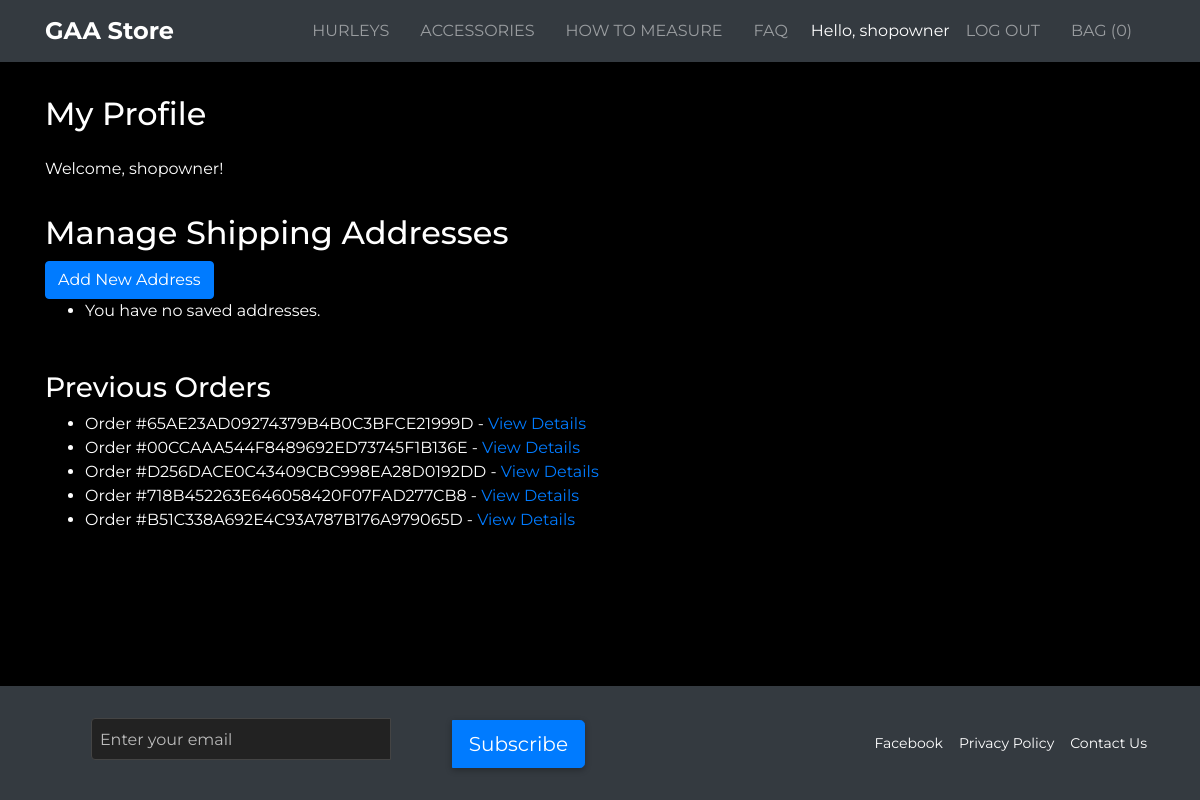
The page /profile/ (signed in) on the database as committed earlier.
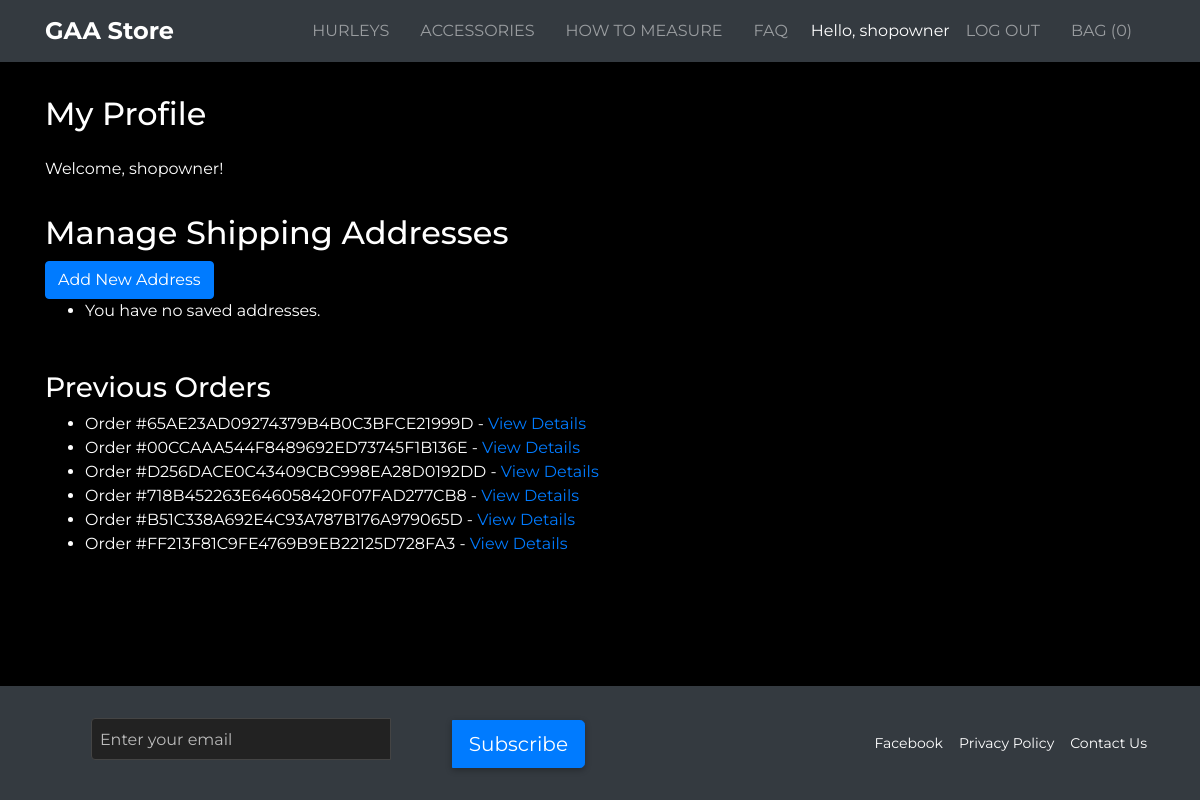
The same page on the database as committed later.
### checkout/models.py (models this page shows, shortened)
class Order(models.Model):
    order_number = models.CharField(max_length=32, null=False, editable=False)
    user_profile = models.ForeignKey(
        UserProfile, on_delete=models.CASCADE, null=True, blank=True)
    shipping_address = models.ForeignKey(
        ShippingAddress, null=True, blank=True, on_delete=models.SET_NULL)
    email = models.EmailField(null=False, blank=False)
    order_date = models.DateTimeField(auto_now_add=True)
    total_price = models.DecimalField(
        max_digits=10, decimal_places=2, default=0.00)
    stripe_pid = models.CharField(max_length=254, null=False, blank=False)
    status = models.CharField(
        max_length=20, choices=[
            ('cart', 'In Cart'),
            ('Pending', 'Pending'),
            ('Processing', 'Processing'),
            ('Shipped', 'Shipped'),
            ('Delivered', 'Delivered'),],
        default='Pending')
    payment_status = models.CharField(
        max_length=20, choices=[
            ('Pending', 'Pending'),
            ('Paid', 'Paid'),
            ('failed', 'Failed'),
            ('Refunded', 'Refunded')],
        default='Pending')
    delivery_status = models.CharField(max_length=50, null=True, blank=True)
    is_gift = models.BooleanField(
        default=False, help_text="Indicates if the order is a gift.")
    gift_message = models.CharField(
        max_length=255,
        null=True, blank=True, help_text="Optional gift message.")
    delivery_cost = models.DecimalField(
         max_digits=6, decimal_places=2, default=0)
    grand_total = models.DecimalField(
         max_digits=10, decimal_places=2, default=0)

### profiles/views.py (the view)
# urls.py: path("profile/", include("profiles.urls")),
@login_required
def profile(request):
    addresses = ShippingAddress.objects.filter(user_profile=request.user.userprofile)
    orders = Order.objects.filter(user_profile=request.user.userprofile)  # Assuming an Order model exists
    signup_form = SignupForm()
    template = 'profiles/profile.html'
    context = {
        'addresses': addresses,
        'orders': orders,
        'signup_form': signup_form,
    }
    return render(request, template, context)

### bag/context_processors.py (called while the page is built, shortened)
def bag_contents(request):
    bag_items = []
    total = 0
    product_count = 0
    bag = request.session.get('bag', {})
    if total < settings.FREE_DELIVERY_THRESHOLD:
        delivery = total * Decimal(settings.STANDARD_DELIVERY_PERCENTAGE / 100)
        free_delivery_delta = settings.FREE_DELIVERY_THRESHOLD - total
    else:
        delivery = 0
        free_delivery_delta = 0
    grand_total = total + delivery
    return {
        'bag_items': bag_items,
        'total': total,
        'product_count': product_count,
        'delivery': delivery,
        'free_delivery_delta': free_delivery_delta,
        'free_delivery_threshold': settings.FREE_DELIVERY_THRESHOLD,
        'grand_total': grand_total,
    }

def bag_count(request):
    bag = request.session.get('bag', {})
    count = sum(item.get('quantity', 0) for item in bag.values())
    return {'bag_count': count}

### profiles/templates/profiles/profile.html (shortened to what this page needs)
{% extends "base.html" %}
{% load static %}
{% block extra_css %}
    <link rel="stylesheet" href="{% static 'profiles/css/profile.css' %}">
{% endblock %}
{% block content %}
    <div class="container">
        <div class="row">
            <div class="col">
                <hr>
                <h2 class="logo-font mb-4">My Profile</h2>
                <p>Welcome, {{ user.username }}!</p>
                <hr>
                <h2>Manage Shipping Addresses</h2>
                <a href="{% url 'add_address' %}" class="btn btn-primary">Add New Address</a>
                <ul>
                    {% for address in addresses %}
                        <li>
                            <strong>{{ address.full_name }}</strong><br>
                            {{ address.street_address1 }}<br>
                            {{ address.street_address2 }}<br>
                            {{ address.town_or_city }}, {{ address.county }}<br>
                            {{ address.country }} - {{ address.eircode }}<br>
                            {% if address.is_default %}<em>(Default Address)</em>{% endif %}
                            <br>
                            <a href="{% url 'edit_address' address.id %}">Edit</a> |
                            <a href="{% url 'delete_address' address.id %}">Delete</a>
                        </li>
                    {% empty %}
                        <li>You have no saved addresses.</li>
                    {% endfor %}
                </ul>
                <h3 class="mt-5">Previous Orders</h3>
                <ul>
                    {% for order in orders %}
                        <li>
                            Order #{{ order.order_number }} - {{ order.date }}
                            <a href="{% url 'order_detail' order.id %}">View Details</a>
                        </li>
                    {% empty %}
                        <li>You have no previous orders.</li>
                    {% endfor %}
                </ul>
            </div>
        </div>
{% endblock %}

### templates/base.html (shortened to what this page needs)
{% load static %}
<!DOCTYPE html>
<html lang="en">
  <head>
    <link
      rel="stylesheet"
      href="https://stackpath.bootstrapcdn.com/bootstrap/4.4.1/css/bootstrap.min.css"
    />
    <link href="//cdn-images.mailchimp.com/embedcode/classic-061523.css" rel="stylesheet" type="text/css">
    <link rel="stylesheet" href="{% static 'css/base.css' %}" />
    <link rel="stylesheet" href="{% static 'css/products.css' %}" />
    {% load static %}
    {% block extra_css %}{% endblock %}
  </head>
  <body>
    <div class="d-flex flex-column min-vh-100">
      {% include 'includes/main-nav.html' %}
      <div class="wrapper flex-grow-1">
      <main>{% block content %}{% endblock %}</main>
      </div>
        <footer class="bg-dark text-white py-4">
          <div class="container">
            <div class="row align-items-center">
              <div class="col-md-6 mb-3 mb-md-0">
                <div id="mc_embed_signup">
                  <form action="https://herokuapp.us18.list-manage.com/subscribe/post?u=9f358bb52fc3efa311e708802&amp;id=23b4851baa"
                        method="post"
                        id="mc-embedded-subscribe-form"
                        name="mc-embedded-subscribe-form"
                        class="validate d-flex flex-wrap align-items-center"
                        target="_blank"
                        novalidate>
                      <div id="mc_embed_signup_scroll" class="input-group input-group-lg">
                        <input type="email"
                              name="EMAIL"
                              class="required email form-control flex-grow-1 mb-2 mb-sm-0"
                              id="mce-EMAIL"
                              placeholder="Enter your email"
                              required>
                          <div class="input-group-append">
                          <button type="submit"
                                  name="subscribe"
                                  id="mc-embedded-subscribe"
                                  class="button btn btn-primary ml-2">
                            Subscribe
                          </button>
                        </div>
                      </div>
                  </form>
                </div>
              </div>
              <div class="col-md-6 text-md-right">
                <div class="d-flex justify-content-center justify-content-md-end">
                  <a href="https://facebook.com"
                    class="text-white mx-2"
                    target="_blank"
                    rel="noopener noreferrer"
                    aria-label="Visit our Facebook page">
                    Facebook
                  </a>
                  <a href="{% url 'privacy_policy' %}"
                    class="text-white mx-2">
                    Privacy Policy
                  </a>
                  <a href="{% url 'contact_us' %}"
                    class="text-white mx-2"
                    aria-label="Contact us for enquiries">
                    Contact Us
                  </a>
                </div>
              </div>
            </div>
          </div>
        </footer>
    </div>
  </body>
</html>

### templates/includes/main-nav.html (shortened to what this page needs)
<nav class="navbar navbar-expand-lg navbar-dark bg-dark">
    <div class="container">
      <a class="navbar-brand" href="/">GAA Store</a>
      <div class="collapse navbar-collapse" id="navbarNav">
        <ul class="navbar-nav ml-auto">
          <li class="nav-item"><a class="nav-link" href="/hurleys/">Hurleys</a></li>
          <li class="nav-item"><a class="nav-link" href="/accessories/">Accessories</a></li>
          <li class="nav-item">
            <a class="nav-link" href="{% url 'how_to_measure' %}">
              How to Measure
            </a>
          </li>
          <li class="nav-item"><a class="nav-link" href="{% url 'faq' %}">FAQ</a>
          </li>
          {% if user.is_authenticated %}
            <li class="nav-item">
              <a class="navbar-text mr-2 text-white" href="{% url 'profile' %}">
                Hello, {{ user.username }}
              </a>
            </li>
            <li class="nav-item">
              <a class="nav-link" href="{% url 'account_logout' %}">
                Log out
              </a>
            </li>
          {% else %}
            <li class="nav-item">
              <a class="nav-link" href="{% url 'account_login' %}">
                Sign Up / Log In
              </a>
            </li>
          {% endif %}
          <li class="nav-item">
            <a class="{% if grand_total %}text-info font-weight-bold{% else %}text-black{% endif %} nav-link" href="{% url 'view_bag' %}">
                Bag (<span id="bag-count">{{ bag_count }}</span>)
            </a>
        </li>
        </ul>
      </div>
    </div>
  </nav>

### static/css/base.css (style rules this page uses)
html, body { height: 100%; margin: 0; padding: 0; }
body { font-family: 'Montserrat', sans-serif; background-color: #000; color: #fff; margin: 0; padding: 0; display: flex; flex-direction: column; min-height: 100vh; }
.wrapper { flex: 1; margin-bottom: 1.5rem; }
.navbar-brand { font-weight: 700; font-size: 1.5rem; }
.navbar-nav .nav-link { font-size: 1rem; text-transform: uppercase; margin-right: 15px; transition: color 0.3s ease; }
footer #mc_embed_signup { background: transparent !important; width: 100% !important; color: #fff; font-family: 'Montserrat', sans-serif; }
footer #mc_embed_signup_scroll { display: flex; flex-wrap: wrap; gap: 0.5rem; align-items: center; }
footer #mc_embed_signup input#mce-EMAIL { flex: 1 1 auto; min-width: 200px; padding: 0.5rem; border: 1px solid #444; border-radius: 4px 0 0 4px; background: #222; color: #fff; font-size: 1rem; }
footer .input-group-lg .form-control { border: 1px solid #444; border-right: none; border-radius: 0.25rem 0 0 0.25rem; background: #222; color: #fff; }
footer .input-group-lg .form-control::placeholder { color: #bbb; }
footer .input-group-lg .btn-primary { border-radius: 0 0.25rem 0.25rem 0; box-shadow: 0 2px 6px rgba(0, 0, 0, 0.3); transition: background-color 0.2s ease, transform 0.1s ease; }
footer { background-color: #111; color: #fff; padding-top: 0.75rem; padding-bottom: 0.75rem; font-size: 14px; }
footer .form-control { max-width: 300px; margin: 0 auto; }
footer .btn-primary { padding: 5px 15px; margin-top: 10px; font-size: 14px; }
footer .d-flex a { color: #fff; text-decoration: none; font-size: 14px; margin: 0 10px; transition: color 0.3s ease; }

Rows that differ between the two databases and show on the page:
added Order: order_number "FF213F81C9FE4769B9EB22125D728FA3"
